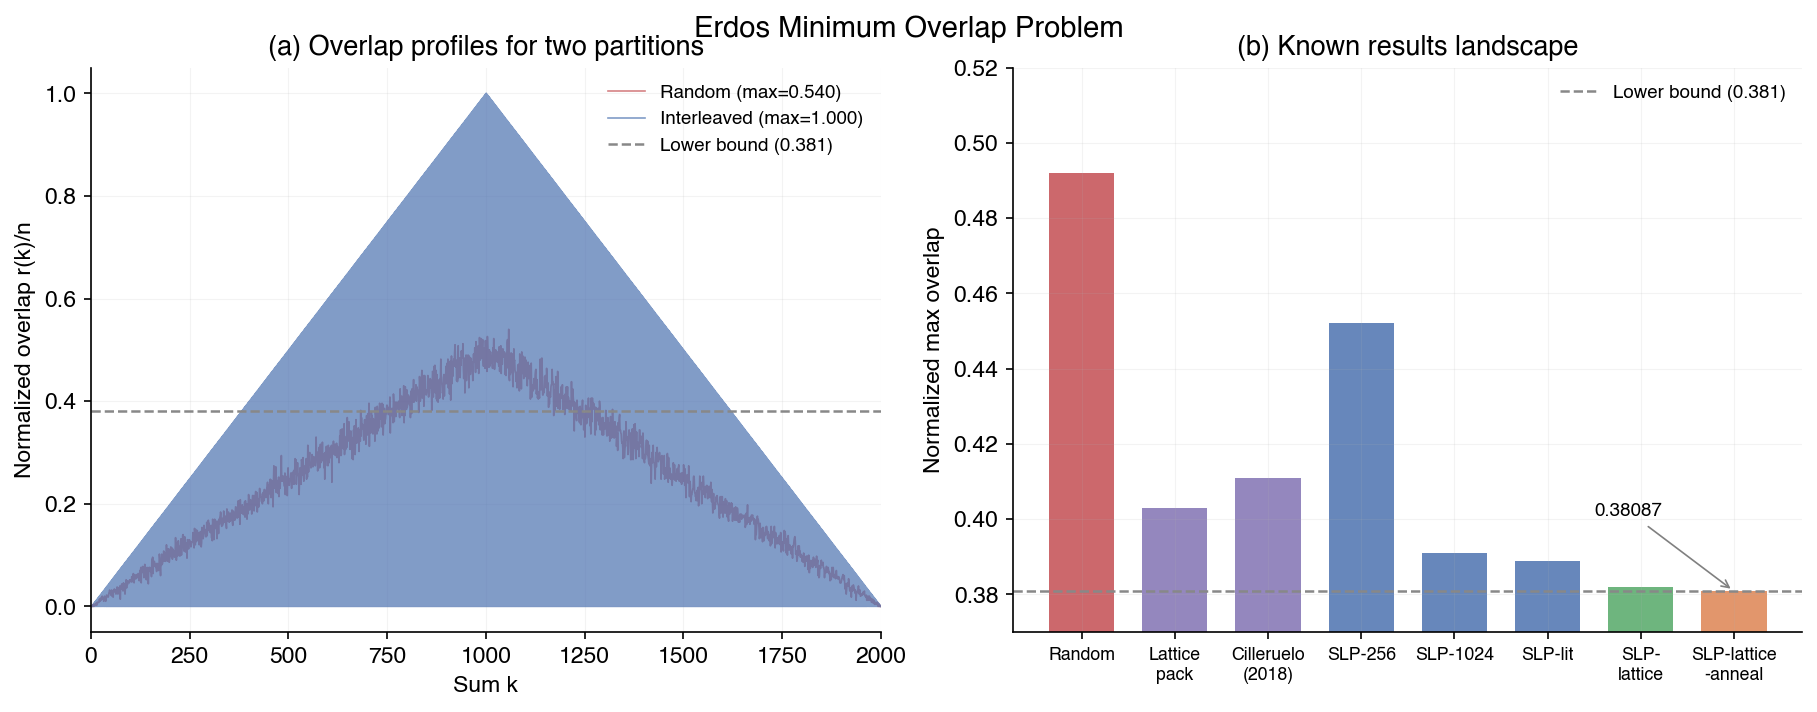

Source code (Python):
"""Generate teaser figure for the Erdos Minimum Overlap campaign."""
import numpy as np
import matplotlib.pyplot as plt

plt.rcParams.update({
    "font.family": "sans-serif",
    "font.sans-serif": ["Helvetica", "Arial", "DejaVu Sans"],
    "font.size": 11,
    "axes.titlesize": 13,
    "axes.titleweight": "medium",
    "axes.labelsize": 11,
    "axes.grid": True,
    "grid.alpha": 0.15,
    "grid.linewidth": 0.5,
    "axes.spines.top": False,
    "axes.spines.right": False,
    "xtick.direction": "out",
    "ytick.direction": "out",
    "legend.frameon": False,
    "figure.facecolor": "white",
    "axes.facecolor": "white",
    "savefig.facecolor": "white",
    "figure.constrained_layout.use": True,
})

COLORS = {
    "random": "#C44E52",
    "lattice": "#8172B3",
    "slp": "#4C72B0",
    "slp_lattice": "#55A868",
    "best": "#DD8452",
    "lower_bound": "#888888",
}

n = 500
rng = np.random.RandomState(42)

# Random partition overlap profile
perm = rng.permutation(2 * n) + 1
A_rand = set(perm[:n].tolist())
B_rand = set(perm[n:].tolist())

f_A = np.zeros(2 * n + 1)
f_B = np.zeros(2 * n + 1)
for a in A_rand:
    f_A[a] = 1.0
for b in B_rand:
    f_B[b] = 1.0
conv_rand = np.convolve(f_A, f_B) / n

# Interleaved partition (A=odds, B=evens) - a structured approach
A_inter = set(range(1, 2 * n + 1, 2))
B_inter = set(range(2, 2 * n + 1, 2))
f_A2 = np.zeros(2 * n + 1)
f_B2 = np.zeros(2 * n + 1)
for a in A_inter:
    f_A2[a] = 1.0
for b in B_inter:
    f_B2[b] = 1.0
conv_inter = np.convolve(f_A2, f_B2) / n

fig, axes = plt.subplots(1, 2, figsize=(12, 4.5))

# Panel (a): overlap profiles
ax = axes[0]
ks = np.arange(len(conv_rand))
ax.plot(ks, conv_rand, color=COLORS["random"], alpha=0.7, linewidth=0.8, label=f"Random (max={conv_rand.max():.3f})")
ax.plot(np.arange(len(conv_inter)), conv_inter, color=COLORS["slp"], alpha=0.7, linewidth=0.8, label=f"Interleaved (max={conv_inter.max():.3f})")
ax.axhline(y=0.380926, color=COLORS["lower_bound"], linestyle="--", linewidth=1.2, label="Lower bound (0.381)")
ax.set_xlabel("Sum k")
ax.set_ylabel("Normalized overlap r(k)/n")
ax.set_title("(a) Overlap profiles for two partitions")
ax.legend(loc="upper right", fontsize=9)
ax.set_xlim(0, 2 * (2 * n))

# Panel (b): known results landscape
ax2 = axes[1]
methods = ["Random", "Lattice\npack", "Cilleruelo\n(2018)", "SLP-256", "SLP-1024", "SLP-lit", "SLP-\nlattice", "SLP-lattice\n-anneal"]
metrics = [0.492, 0.403, 0.411, 0.452, 0.391, 0.389, 0.382, 0.38087]
colors_bar = [COLORS["random"], COLORS["lattice"], COLORS["lattice"],
              COLORS["slp"], COLORS["slp"], COLORS["slp"],
              COLORS["slp_lattice"], COLORS["best"]]

bars = ax2.bar(range(len(methods)), metrics, color=colors_bar, alpha=0.85, width=0.7)
ax2.axhline(y=0.380926, color=COLORS["lower_bound"], linestyle="--", linewidth=1.2, label="Lower bound (0.381)")
ax2.set_xticks(range(len(methods)))
ax2.set_xticklabels(methods, fontsize=8.5)
ax2.set_ylabel("Normalized max overlap")
ax2.set_title("(b) Known results landscape")
ax2.set_ylim(0.37, 0.52)
ax2.legend(loc="upper right", fontsize=9)

# Annotate best
ax2.annotate(f"{metrics[-1]:.5f}", xy=(len(methods)-1, metrics[-1]),
             xytext=(len(methods)-2.5, metrics[-1]+0.02),
             fontsize=9, arrowprops=dict(arrowstyle='->', color='gray', lw=0.8))

fig.suptitle("Erdos Minimum Overlap Problem", fontsize=14, fontweight="medium", y=1.02)
plt.savefig("research/figures/teaser.png", dpi=150, bbox_inches="tight", facecolor="white")
plt.close(fig)
print("Teaser figure saved to research/figures/teaser.png")
